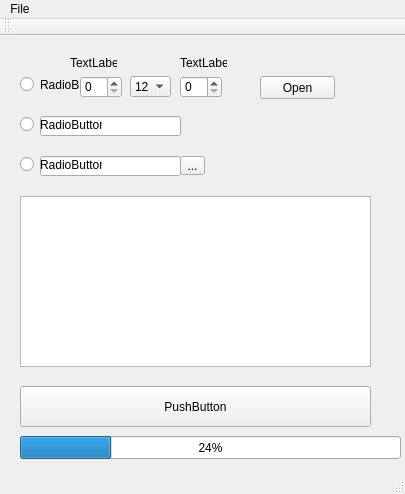
<?xml version="1.0" encoding="UTF-8"?>
<ui version="4.0">
 <class>MainWindow</class>
 <widget class="QMainWindow" name="MainWindow">
  <property name="geometry">
   <rect>
    <x>0</x>
    <y>0</y>
    <width>405</width>
    <height>494</height>
   </rect>
  </property>
  <property name="windowTitle">
   <string>MainWindow</string>
  </property>
  <widget class="QWidget" name="centralWidget">
   <widget class="QPushButton" name="btnOpenCap">
    <property name="geometry">
     <rect>
      <x>260</x>
      <y>40</y>
      <width>75</width>
      <height>23</height>
     </rect>
    </property>
    <property name="text">
     <string>Open</string>
    </property>
   </widget>
   <widget class="QTextEdit" name="teMain">
    <property name="geometry">
     <rect>
      <x>20</x>
      <y>160</y>
      <width>351</width>
      <height>171</height>
     </rect>
    </property>
   </widget>
   <widget class="QPushButton" name="pushButton">
    <property name="geometry">
     <rect>
      <x>20</x>
      <y>350</y>
      <width>351</width>
      <height>41</height>
     </rect>
    </property>
    <property name="text">
     <string>PushButton</string>
    </property>
   </widget>
   <widget class="QProgressBar" name="progressBar">
    <property name="geometry">
     <rect>
      <x>20</x>
      <y>400</y>
      <width>381</width>
      <height>23</height>
     </rect>
    </property>
    <property name="value">
     <number>24</number>
    </property>
   </widget>
   <widget class="QLabel" name="label_2">
    <property name="geometry">
     <rect>
      <x>180</x>
      <y>20</y>
      <width>47</width>
      <height>13</height>
     </rect>
    </property>
    <property name="text">
     <string>TextLabel</string>
    </property>
   </widget>
   <widget class="QSpinBox" name="spinBox_2">
    <property name="geometry">
     <rect>
      <x>180</x>
      <y>40</y>
      <width>42</width>
      <height>22</height>
     </rect>
    </property>
   </widget>
   <widget class="QComboBox" name="comboBox">
    <property name="geometry">
     <rect>
      <x>130</x>
      <y>40</y>
      <width>41</width>
      <height>21</height>
     </rect>
    </property>
    <property name="cursor">
     <cursorShape>ArrowCursor</cursorShape>
    </property>
    <property name="currentIndex">
     <number>0</number>
    </property>
    <item>
     <property name="text">
      <string>123</string>
     </property>
    </item>
    <item>
     <property name="text">
      <string>abc</string>
     </property>
    </item>
    <item>
     <property name="text">
      <string>ABC</string>
     </property>
    </item>
   </widget>
   <widget class="QLabel" name="label">
    <property name="geometry">
     <rect>
      <x>70</x>
      <y>20</y>
      <width>47</width>
      <height>13</height>
     </rect>
    </property>
    <property name="text">
     <string>TextLabel</string>
    </property>
   </widget>
   <widget class="QToolButton" name="toolButton">
    <property name="geometry">
     <rect>
      <x>180</x>
      <y>120</y>
      <width>25</width>
      <height>19</height>
     </rect>
    </property>
    <property name="text">
     <string>...</string>
    </property>
   </widget>
   <widget class="QLineEdit" name="lineEdit_3">
    <property name="geometry">
     <rect>
      <x>40</x>
      <y>120</y>
      <width>141</width>
      <height>20</height>
     </rect>
    </property>
   </widget>
   <widget class="QRadioButton" name="radioButton_2">
    <property name="geometry">
     <rect>
      <x>20</x>
      <y>40</y>
      <width>82</width>
      <height>17</height>
     </rect>
    </property>
    <property name="text">
     <string>RadioButton</string>
    </property>
   </widget>
   <widget class="QSpinBox" name="spinBox">
    <property name="geometry">
     <rect>
      <x>80</x>
      <y>40</y>
      <width>42</width>
      <height>22</height>
     </rect>
    </property>
   </widget>
   <widget class="QLineEdit" name="lineEdit">
    <property name="geometry">
     <rect>
      <x>40</x>
      <y>80</y>
      <width>141</width>
      <height>20</height>
     </rect>
    </property>
   </widget>
   <widget class="QRadioButton" name="radioButton_3">
    <property name="geometry">
     <rect>
      <x>20</x>
      <y>80</y>
      <width>82</width>
      <height>17</height>
     </rect>
    </property>
    <property name="text">
     <string>RadioButton</string>
    </property>
   </widget>
   <widget class="QRadioButton" name="radioButton_4">
    <property name="geometry">
     <rect>
      <x>20</x>
      <y>120</y>
      <width>82</width>
      <height>17</height>
     </rect>
    </property>
    <property name="text">
     <string>RadioButton</string>
    </property>
   </widget>
  </widget>
  <widget class="QMenuBar" name="menuBar">
   <property name="geometry">
    <rect>
     <x>0</x>
     <y>0</y>
     <width>405</width>
     <height>21</height>
    </rect>
   </property>
   <widget class="QMenu" name="menuFile">
    <property name="title">
     <string>File</string>
    </property>
    <addaction name="actionOpen"/>
    <addaction name="separator"/>
    <addaction name="actionExit"/>
   </widget>
   <addaction name="menuFile"/>
  </widget>
  <widget class="QToolBar" name="mainToolBar">
   <attribute name="toolBarArea">
    <enum>TopToolBarArea</enum>
   </attribute>
   <attribute name="toolBarBreak">
    <bool>false</bool>
   </attribute>
  </widget>
  <widget class="QStatusBar" name="statusBar"/>
  <action name="actionOpen">
   <property name="text">
    <string>Open</string>
   </property>
  </action>
  <action name="actionExit">
   <property name="text">
    <string>Exit</string>
   </property>
  </action>
 </widget>
 <layoutdefault spacing="6" margin="11"/>
 <resources/>
 <connections/>
</ui>
